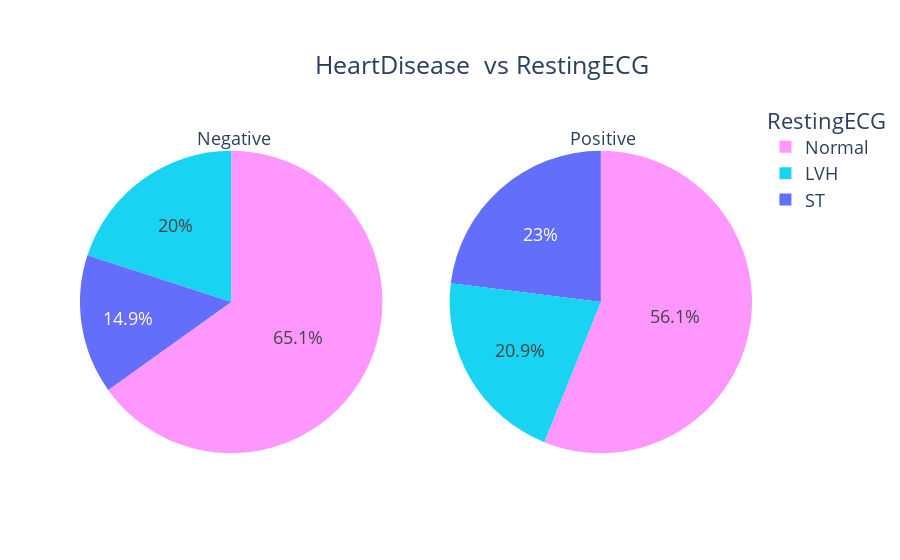

Notebook code for this chart:
### Code cell
counts0 = Counter(data[data['HeartDisease']==0]['RestingECG'])
counts1 = Counter(data[data['HeartDisease']==1]['RestingECG'])
fig = make_subplots(rows=1, cols=2, specs=[[{"type": "pie"}, {"type": "pie"}]])

fig.add_trace(go.Pie(
     values=[item[1] for item in sorted(counts0.items())],
     labels=[item[0] for item in sorted(counts0.items())],
     domain=dict(x=[0, 0.5]),
     name=" Negative",title=' Negative'), 
     row=1, col=1)
fig.update_traces(marker=dict(colors=['#19D3F3', '#FF97FF']))
fig.add_trace(go.Pie(
     values=[item[1] for item in sorted(counts1.items())],
     labels=[item[0] for item in sorted(counts1.items())],
     domain=dict(x=[0.5, 1.0]),
     name=" Positive",title=' Positive'),
    row=1, col=2)

fig.update_layout(
    title={'text':'HeartDisease  vs RestingECG','xanchor':'left','yanchor': 'top','y':0.9,'x':0.35},
    xaxis_title="X Axis Title",
    yaxis_title="Y Axis Title",
    legend_title="RestingECG",
    font=dict(size=18)
)

fig.show()

### Figure 1 — Plotly figure (JSON) as saved in the notebook; plotly's stock layout.template omitted (floating-point values rounded to 4 significant figures)
{"data": [{"domain": {"x": [0, 0.45], "y": [0, 1]}, "labels": ["LVH", "Normal", "ST"], "name": " Negative", "title": {"text": " Negative"}, "values": [82, 267, 61], "type": "pie", "marker": {"colors": ["#19D3F3", "#FF97FF"]}}, {"domain": {"x": [0.55, 1], "y": [0, 1]}, "labels": ["LVH", "Normal", "ST"], "name": " Positive", "title": {"text": " Positive"}, "values": [106, 285, 117], "type": "pie"}], "layout": {"title": {"text": "HeartDisease  vs RestingECG", "xanchor": "left", "yanchor": "top", "y": 0.9, "x": 0.35}, "font": {"size": 18}, "xaxis": {"title": {"text": "X Axis Title"}}, "yaxis": {"title": {"text": "Y Axis Title"}}, "legend": {"title": {"text": "RestingECG"}}, "autosize": true}}
